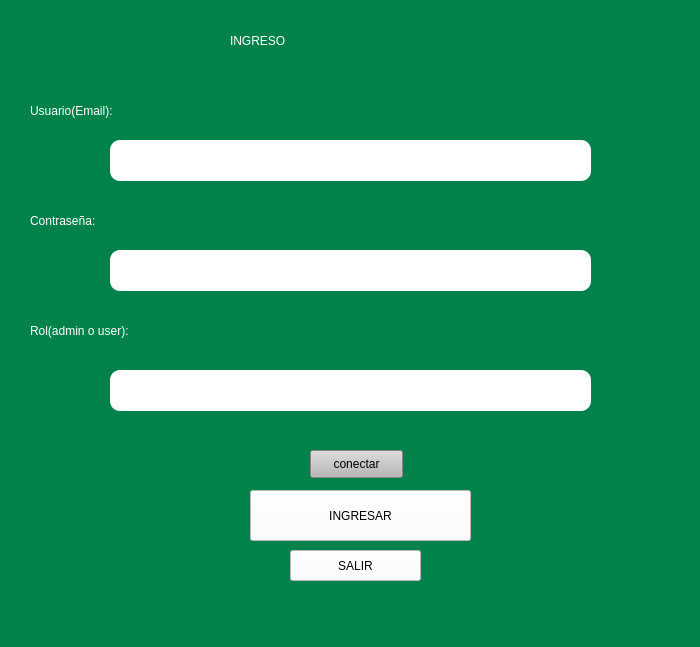
<?xml version="1.0" encoding="UTF-8"?>
<ui version="4.0">
 <class>MainWindow</class>
 <widget class="QMainWindow" name="MainWindow">
  <property name="geometry">
   <rect>
    <x>0</x>
    <y>0</y>
    <width>700</width>
    <height>647</height>
   </rect>
  </property>
  <property name="minimumSize">
   <size>
    <width>700</width>
    <height>500</height>
   </size>
  </property>
  <property name="maximumSize">
   <size>
    <width>700</width>
    <height>700</height>
   </size>
  </property>
  <property name="palette">
   <palette>
    <active>
     <colorrole role="Button">
      <brush brushstyle="LinearGradientPattern">
       <gradient startx="1.000000000000000" starty="1.000000000000000" endx="1.000000000000000" endy="1.000000000000000" type="LinearGradient" spread="PadSpread" coordinatemode="ObjectBoundingMode">
        <gradientstop position="0.000000000000000">
         <color alpha="255">
          <red>0</red>
          <green>130</green>
          <blue>74</blue>
         </color>
        </gradientstop>
        <gradientstop position="1.000000000000000">
         <color alpha="255">
          <red>255</red>
          <green>255</green>
          <blue>255</blue>
         </color>
        </gradientstop>
       </gradient>
      </brush>
     </colorrole>
     <colorrole role="Base">
      <brush brushstyle="LinearGradientPattern">
       <gradient startx="1.000000000000000" starty="1.000000000000000" endx="1.000000000000000" endy="1.000000000000000" type="LinearGradient" spread="PadSpread" coordinatemode="ObjectBoundingMode">
        <gradientstop position="0.000000000000000">
         <color alpha="255">
          <red>0</red>
          <green>130</green>
          <blue>74</blue>
         </color>
        </gradientstop>
        <gradientstop position="1.000000000000000">
         <color alpha="255">
          <red>255</red>
          <green>255</green>
          <blue>255</blue>
         </color>
        </gradientstop>
       </gradient>
      </brush>
     </colorrole>
     <colorrole role="Window">
      <brush brushstyle="LinearGradientPattern">
       <gradient startx="1.000000000000000" starty="1.000000000000000" endx="1.000000000000000" endy="1.000000000000000" type="LinearGradient" spread="PadSpread" coordinatemode="ObjectBoundingMode">
        <gradientstop position="0.000000000000000">
         <color alpha="255">
          <red>0</red>
          <green>130</green>
          <blue>74</blue>
         </color>
        </gradientstop>
        <gradientstop position="1.000000000000000">
         <color alpha="255">
          <red>255</red>
          <green>255</green>
          <blue>255</blue>
         </color>
        </gradientstop>
       </gradient>
      </brush>
     </colorrole>
    </active>
    <inactive>
     <colorrole role="Button">
      <brush brushstyle="LinearGradientPattern">
       <gradient startx="1.000000000000000" starty="1.000000000000000" endx="1.000000000000000" endy="1.000000000000000" type="LinearGradient" spread="PadSpread" coordinatemode="ObjectBoundingMode">
        <gradientstop position="0.000000000000000">
         <color alpha="255">
          <red>0</red>
          <green>130</green>
          <blue>74</blue>
         </color>
        </gradientstop>
        <gradientstop position="1.000000000000000">
         <color alpha="255">
          <red>255</red>
          <green>255</green>
          <blue>255</blue>
         </color>
        </gradientstop>
       </gradient>
      </brush>
     </colorrole>
     <colorrole role="Base">
      <brush brushstyle="LinearGradientPattern">
       <gradient startx="1.000000000000000" starty="1.000000000000000" endx="1.000000000000000" endy="1.000000000000000" type="LinearGradient" spread="PadSpread" coordinatemode="ObjectBoundingMode">
        <gradientstop position="0.000000000000000">
         <color alpha="255">
          <red>0</red>
          <green>130</green>
          <blue>74</blue>
         </color>
        </gradientstop>
        <gradientstop position="1.000000000000000">
         <color alpha="255">
          <red>255</red>
          <green>255</green>
          <blue>255</blue>
         </color>
        </gradientstop>
       </gradient>
      </brush>
     </colorrole>
     <colorrole role="Window">
      <brush brushstyle="LinearGradientPattern">
       <gradient startx="1.000000000000000" starty="1.000000000000000" endx="1.000000000000000" endy="1.000000000000000" type="LinearGradient" spread="PadSpread" coordinatemode="ObjectBoundingMode">
        <gradientstop position="0.000000000000000">
         <color alpha="255">
          <red>0</red>
          <green>130</green>
          <blue>74</blue>
         </color>
        </gradientstop>
        <gradientstop position="1.000000000000000">
         <color alpha="255">
          <red>255</red>
          <green>255</green>
          <blue>255</blue>
         </color>
        </gradientstop>
       </gradient>
      </brush>
     </colorrole>
    </inactive>
    <disabled>
     <colorrole role="Button">
      <brush brushstyle="LinearGradientPattern">
       <gradient startx="1.000000000000000" starty="1.000000000000000" endx="1.000000000000000" endy="1.000000000000000" type="LinearGradient" spread="PadSpread" coordinatemode="ObjectBoundingMode">
        <gradientstop position="0.000000000000000">
         <color alpha="255">
          <red>0</red>
          <green>130</green>
          <blue>74</blue>
         </color>
        </gradientstop>
        <gradientstop position="1.000000000000000">
         <color alpha="255">
          <red>255</red>
          <green>255</green>
          <blue>255</blue>
         </color>
        </gradientstop>
       </gradient>
      </brush>
     </colorrole>
     <colorrole role="Base">
      <brush brushstyle="LinearGradientPattern">
       <gradient startx="1.000000000000000" starty="1.000000000000000" endx="1.000000000000000" endy="1.000000000000000" type="LinearGradient" spread="PadSpread" coordinatemode="ObjectBoundingMode">
        <gradientstop position="0.000000000000000">
         <color alpha="255">
          <red>0</red>
          <green>130</green>
          <blue>74</blue>
         </color>
        </gradientstop>
        <gradientstop position="1.000000000000000">
         <color alpha="255">
          <red>255</red>
          <green>255</green>
          <blue>255</blue>
         </color>
        </gradientstop>
       </gradient>
      </brush>
     </colorrole>
     <colorrole role="Window">
      <brush brushstyle="LinearGradientPattern">
       <gradient startx="1.000000000000000" starty="1.000000000000000" endx="1.000000000000000" endy="1.000000000000000" type="LinearGradient" spread="PadSpread" coordinatemode="ObjectBoundingMode">
        <gradientstop position="0.000000000000000">
         <color alpha="255">
          <red>0</red>
          <green>130</green>
          <blue>74</blue>
         </color>
        </gradientstop>
        <gradientstop position="1.000000000000000">
         <color alpha="255">
          <red>255</red>
          <green>255</green>
          <blue>255</blue>
         </color>
        </gradientstop>
       </gradient>
      </brush>
     </colorrole>
    </disabled>
   </palette>
  </property>
  <property name="windowTitle">
   <string>MainWindow</string>
  </property>
  <property name="styleSheet">
   <string notr="true">background-color: qlineargradient(spread:pad, x1:0, y1:0, x2:1, y2:1, stop:0 rgba(0, 130, 74, 255), stop:1 rgba(255, 255, 255, 255));
background-color: qlineargradient(spread:pad, x1:1, y1:1, x2:1, y2:1, stop:0 rgba(0, 130, 74, 255), stop:1 rgba(255, 255, 255, 255));</string>
  </property>
  <widget class="QWidget" name="centralwidget">
   <widget class="QLabel" name="label">
    <property name="geometry">
     <rect>
      <x>230</x>
      <y>0</y>
      <width>261</width>
      <height>81</height>
     </rect>
    </property>
    <property name="styleSheet">
     <string notr="true">font: 36pt &quot;MS Shell Dlg 2&quot;;
color : white;</string>
    </property>
    <property name="text">
     <string>INGRESO</string>
    </property>
   </widget>
   <widget class="QLabel" name="label_2">
    <property name="geometry">
     <rect>
      <x>30</x>
      <y>80</y>
      <width>211</width>
      <height>61</height>
     </rect>
    </property>
    <property name="styleSheet">
     <string notr="true">font: 16pt &quot;MS Shell Dlg 2&quot;;
color : white;</string>
    </property>
    <property name="text">
     <string>Usuario(Email):</string>
    </property>
   </widget>
   <widget class="QLabel" name="label_3">
    <property name="geometry">
     <rect>
      <x>30</x>
      <y>190</y>
      <width>141</width>
      <height>61</height>
     </rect>
    </property>
    <property name="styleSheet">
     <string notr="true">font: 16pt &quot;MS Shell Dlg 2&quot;;
color : white;</string>
    </property>
    <property name="text">
     <string>Contraseña:</string>
    </property>
   </widget>
   <widget class="QLineEdit" name="line_email">
    <property name="geometry">
     <rect>
      <x>110</x>
      <y>140</y>
      <width>481</width>
      <height>41</height>
     </rect>
    </property>
    <property name="styleSheet">
     <string notr="true">background-color: rgb(255, 255, 255);
font: 12pt &quot;MS Shell Dlg 2&quot;;
border-radius: 10px;
</string>
    </property>
   </widget>
   <widget class="QLineEdit" name="line_contrasena">
    <property name="geometry">
     <rect>
      <x>110</x>
      <y>250</y>
      <width>481</width>
      <height>41</height>
     </rect>
    </property>
    <property name="styleSheet">
     <string notr="true">background-color: rgb(255, 255, 255);
font: 12pt &quot;MS Shell Dlg 2&quot;;
border-radius: 10px;
</string>
    </property>
    <property name="text">
     <string/>
    </property>
    <property name="echoMode">
     <enum>QLineEdit::Password</enum>
    </property>
   </widget>
   <widget class="QPushButton" name="ingresar">
    <property name="geometry">
     <rect>
      <x>250</x>
      <y>490</y>
      <width>221</width>
      <height>51</height>
     </rect>
    </property>
    <property name="cursor">
     <cursorShape>PointingHandCursor</cursorShape>
    </property>
    <property name="styleSheet">
     <string notr="true">background-color: rgb(255, 255, 255);
font: 14pt &quot;MS Shell Dlg 2&quot;;
</string>
    </property>
    <property name="text">
     <string>INGRESAR</string>
    </property>
   </widget>
   <widget class="QPushButton" name="pushButton_2">
    <property name="geometry">
     <rect>
      <x>290</x>
      <y>550</y>
      <width>131</width>
      <height>31</height>
     </rect>
    </property>
    <property name="cursor">
     <cursorShape>PointingHandCursor</cursorShape>
    </property>
    <property name="styleSheet">
     <string notr="true">background-color: rgb(255, 255, 255);
font: 14pt &quot;MS Shell Dlg 2&quot;;
</string>
    </property>
    <property name="text">
     <string>SALIR</string>
    </property>
   </widget>
   <widget class="QLabel" name="label_4">
    <property name="geometry">
     <rect>
      <x>100</x>
      <y>420</y>
      <width>471</width>
      <height>21</height>
     </rect>
    </property>
    <property name="styleSheet">
     <string notr="true">font: 11pt &quot;MS Shell Dlg 2&quot;;
color: while;
</string>
    </property>
    <property name="text">
     <string/>
    </property>
   </widget>
   <widget class="QPushButton" name="conectar">
    <property name="geometry">
     <rect>
      <x>310</x>
      <y>450</y>
      <width>93</width>
      <height>28</height>
     </rect>
    </property>
    <property name="palette">
     <palette>
      <active>
       <colorrole role="Button">
        <brush brushstyle="SolidPattern">
         <color alpha="255">
          <red>184</red>
          <green>184</green>
          <blue>184</blue>
         </color>
        </brush>
       </colorrole>
       <colorrole role="Base">
        <brush brushstyle="SolidPattern">
         <color alpha="255">
          <red>184</red>
          <green>184</green>
          <blue>184</blue>
         </color>
        </brush>
       </colorrole>
       <colorrole role="Window">
        <brush brushstyle="SolidPattern">
         <color alpha="255">
          <red>184</red>
          <green>184</green>
          <blue>184</blue>
         </color>
        </brush>
       </colorrole>
      </active>
      <inactive>
       <colorrole role="Button">
        <brush brushstyle="SolidPattern">
         <color alpha="255">
          <red>184</red>
          <green>184</green>
          <blue>184</blue>
         </color>
        </brush>
       </colorrole>
       <colorrole role="Base">
        <brush brushstyle="SolidPattern">
         <color alpha="255">
          <red>184</red>
          <green>184</green>
          <blue>184</blue>
         </color>
        </brush>
       </colorrole>
       <colorrole role="Window">
        <brush brushstyle="SolidPattern">
         <color alpha="255">
          <red>184</red>
          <green>184</green>
          <blue>184</blue>
         </color>
        </brush>
       </colorrole>
      </inactive>
      <disabled>
       <colorrole role="Button">
        <brush brushstyle="SolidPattern">
         <color alpha="255">
          <red>184</red>
          <green>184</green>
          <blue>184</blue>
         </color>
        </brush>
       </colorrole>
       <colorrole role="Base">
        <brush brushstyle="SolidPattern">
         <color alpha="255">
          <red>184</red>
          <green>184</green>
          <blue>184</blue>
         </color>
        </brush>
       </colorrole>
       <colorrole role="Window">
        <brush brushstyle="SolidPattern">
         <color alpha="255">
          <red>184</red>
          <green>184</green>
          <blue>184</blue>
         </color>
        </brush>
       </colorrole>
      </disabled>
     </palette>
    </property>
    <property name="cursor">
     <cursorShape>PointingHandCursor</cursorShape>
    </property>
    <property name="styleSheet">
     <string notr="true">background-color: rgb(184, 184, 184);
</string>
    </property>
    <property name="text">
     <string>conectar</string>
    </property>
   </widget>
   <widget class="QLineEdit" name="line_rol">
    <property name="geometry">
     <rect>
      <x>110</x>
      <y>370</y>
      <width>481</width>
      <height>41</height>
     </rect>
    </property>
    <property name="styleSheet">
     <string notr="true">background-color: rgb(255, 255, 255);
font: 12pt &quot;MS Shell Dlg 2&quot;;
border-radius: 10px;
</string>
    </property>
   </widget>
   <widget class="QLabel" name="label_5">
    <property name="geometry">
     <rect>
      <x>30</x>
      <y>300</y>
      <width>241</width>
      <height>61</height>
     </rect>
    </property>
    <property name="styleSheet">
     <string notr="true">font: 16pt &quot;MS Shell Dlg 2&quot;;
color : white;</string>
    </property>
    <property name="text">
     <string>Rol(admin o user):</string>
    </property>
   </widget>
  </widget>
  <widget class="QMenuBar" name="menubar">
   <property name="geometry">
    <rect>
     <x>0</x>
     <y>0</y>
     <width>700</width>
     <height>26</height>
    </rect>
   </property>
  </widget>
  <widget class="QStatusBar" name="statusbar"/>
 </widget>
 <resources/>
 <connections/>
</ui>
